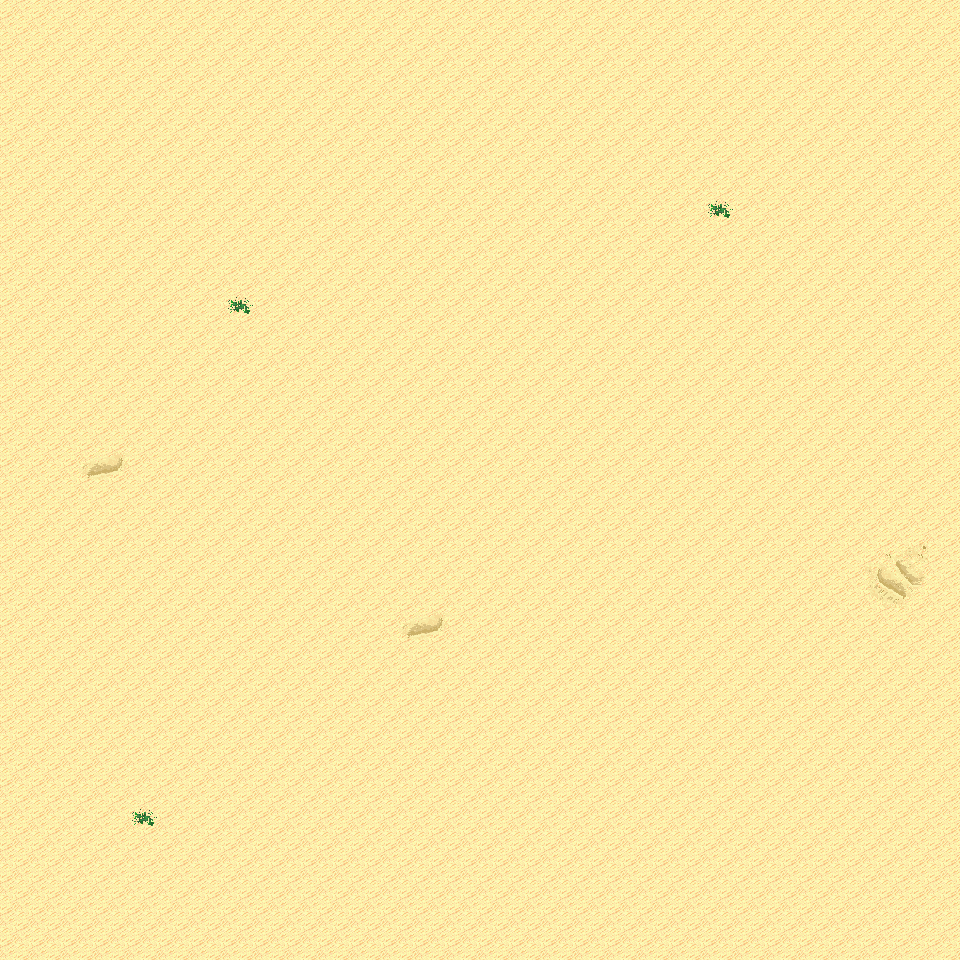

A 2D game scene composited from a Tiled map and its tileset images. What follows is a short description and the map's XML, with each tile layer's data collapsed to a summary:
An orthogonal 30x30 tile map with 32x32 px tiles, 6 tile layers (Ground, Object, Object2, Above, ...), 6 tilesets and 3 objects (3x mapExit).

<map version="1.0" orientation="orthogonal" renderorder="right-down" width="30" height="30" tilewidth="32" tileheight="32" nextobjectid="4">
  <tileset firstgid="1" name="tileset_logic_collision" tilewidth="32" tileheight="32" tilecount="1" columns="1">
    <image source="../drawable/tileset_logic_collision.png" width="32" height="32" />
  </tileset>
  <tileset firstgid="2" name="tileset_terrain_desert" tilewidth="32" tileheight="32" tilecount="88" columns="8">
    <image source="../drawable/tileset_terrain_desert.png" width="256" height="352" />
  </tileset>
  <tileset firstgid="90" name="tileset_ground_sand_2" tilewidth="32" tileheight="32" tilecount="15" columns="5">
    <image source="../drawable/tileset_ground_sand_2.png" width="160" height="96" />
  </tileset>
  <tileset firstgid="105" name="tileset_plant_cactus_2" tilewidth="32" tileheight="32" tilecount="10" columns="5">
    <image source="../drawable/tileset_plant_cactus_2.png" width="160" height="64" />
  </tileset>
  <tileset firstgid="115" name="tileset_plant_cactus" tilewidth="32" tileheight="32" tilecount="2" columns="1">
    <image source="../drawable/tileset_plant_cactus.png" width="32" height="64" />
  </tileset>
  <tileset firstgid="117" name="tileset_plant_round_cactuses" tilewidth="32" tileheight="32" tilecount="20" columns="10">
    <image source="../drawable/tileset_plant_round_cactuses.png" width="320" height="64" />
  </tileset>
  <layer name="Ground" width="30" height="30">
    <data>[900 cells, 900 non-empty, 8 distinct tile ids]</data>
  </layer>
  <layer name="Object" width="30" height="30">
    <data>[900 cells, 0 non-empty, 0 distinct tile ids]</data>
  </layer>
  <layer name="Object2" width="30" height="30">
    <data>[900 cells, 0 non-empty, 0 distinct tile ids]</data>
  </layer>
  <layer name="Above" width="30" height="30">
    <data>[900 cells, 0 non-empty, 0 distinct tile ids]</data>
  </layer>
  <layer name="Above2" width="30" height="30">
    <data>[900 cells, 0 non-empty, 0 distinct tile ids]</data>
  </layer>
  <layer name="Walkable" width="30" height="30">
    <data>[900 cells, 0 non-empty, 0 distinct tile ids]</data>
  </layer>
  <objectgroup name="MapEvents">
    <object id="1" name="south" type="mapExit" x="0" y="928" width="960" height="32">
      <properties>
        <property name="map" value="level_0_x18_y129" />
        <property name="x" value="0" />
        <property name="y" value="1" />
      </properties>
    </object>
    <object id="2" name="west" type="mapExit" x="0" y="0" width="32" height="960">
      <properties>
        <property name="map" value="level_0_x17_y128" />
        <property name="x" value="28" />
        <property name="y" value="0" />
      </properties>
    </object>
    <object id="3" name="east" type="mapExit" x="928" y="0" width="32" height="960">
      <properties>
        <property name="map" value="level_0_x19_y128" />
        <property name="x" value="1" />
        <property name="y" value="0" />
      </properties>
    </object>
  </objectgroup>
</map>
